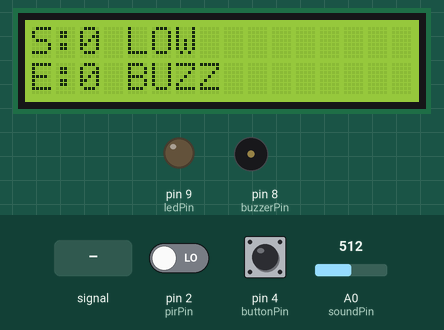
Simulated run of this sketch. Board: Arduino Uno, built with avr-gcc and run on an emulated ATmega328P. On the bench: 16×2 character LCD, output pins drawn as LEDs (lit = HIGH), buzzer (waves = sounding, pin HIGH). Dashed ring = blinking. The inputs (shaded band) are chosen by the test bench; at power-on: pin 4 (buttonPin) HIGH, pin 2 (pirPin) LOW, A0 (soundPin) = 512. What the sketch prints to the serial monitor is not drawn.

Above: at 3.2 s.
3.3 s: A0 (soundPin) fed a 200 Hz sine of ±81 counts around its level
At 4.2 s:
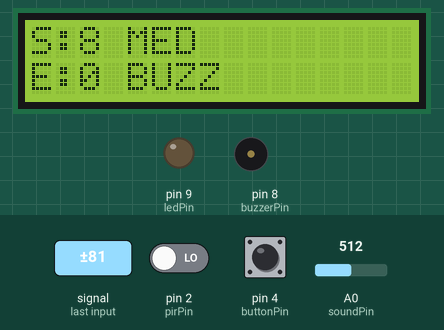
At 4.82 s:
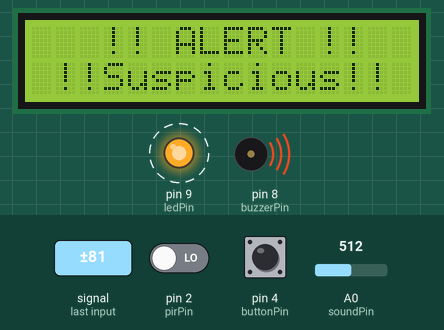
6.3 s: A0 (soundPin) fed a 2 Hz sine of ±306 counts around its level
9.3 s: pin 4 (buttonPin) pulled LOW for 0.15 s
At 10.3 s:
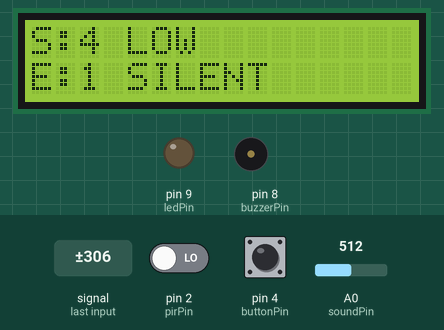
15.4 s: pin 2 (pirPin) driven LOW
Timing chart, 0 to 20.9 s (numbered marks = the images above; inputs shaded):
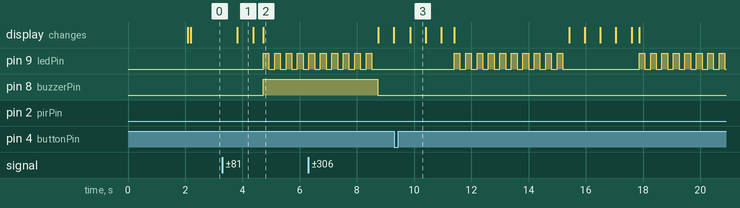

The sketch:

ExamWatchUpgdLv2.ino
```cpp
#include <Wire.h>
#include <LiquidCrystal_I2C.h>

// =====================================================
// EXAMWATCH FINAL ADVANCED VERSION
// Adaptive Whisper Detection + Sensor Fusion
// =====================================================

// ---------------- LCD ----------------
LiquidCrystal_I2C lcd(0x27, 16, 2);

// ---------------- PIN DEFINITIONS ----------------
const int pirPin = 2;
const int soundPin = A0;
const int buzzerPin = 8;
const int ledPin = 9;
const int buttonPin = 4;

// ---------------- SYSTEM VARIABLES ----------------

// Suspicion scoring
int suspicionScore = 0;
int eventCount = 0;

const int ALERT_THRESHOLD = 20;

// Silent mode
bool silentMode = false;

// Motion state
bool motionDetected = false;
unsigned long motionTime = 0;
bool pirWasHigh = false;
unsigned long lastRestingPrint = 0;

// Timing
unsigned long lastDecayTime = 0;
unsigned long lastLCDUpdate = 0;
unsigned long lastBurstTime = 0;

// ---------------- ADAPTIVE AUDIO ANALYSIS ----------------

// Adaptive baseline
float baseline = 400;

// Variance calculation
const int SAMPLE_COUNT = 40;
int samples[SAMPLE_COUNT];

// Detection tuning
const float BASELINE_ALPHA = 0.01;   // baseline adaptation speed
const float VARIANCE_THRESHOLD = 10; // whisper sensitivity
const int BURST_REQUIRED = 3;
int consecutiveWhispers = 0;

// Burst system
int burstCount = 0;

// Timing constants
const unsigned long BURST_WINDOW = 2000;
const unsigned long DECAY_INTERVAL = 3000;
const unsigned long LCD_INTERVAL = 500;
unsigned long lastSerialPrint = 0;

// Score weights
const int SCORE_SOUND = 4;
const float SCORE_MOTION = 0.05;
const int SCORE_COMBINED = 8;

// =====================================================
// SETUP
// =====================================================

void setup() {

  pinMode(pirPin, INPUT);
  pinMode(buzzerPin, OUTPUT);
  pinMode(ledPin, OUTPUT);
  pinMode(buttonPin, INPUT_PULLUP);

  Serial.begin(9600);

  lcd.init();
  lcd.backlight();

  lcd.setCursor(0, 0);
  lcd.print("   ExamWatch");
  lcd.setCursor(0, 1);
  lcd.print("  Initializing");
  delay(2000);

  lcd.clear();
}

// =====================================================
// MAIN LOOP
// =====================================================

void loop() {

  handleButton();

  bool whisperDetected = analyzeSound();

  handleMotion();

  // -------------------------------------------------
  // SENSOR FUSION
  // -------------------------------------------------

  if (whisperDetected) {

    suspicionScore += SCORE_SOUND;

    consecutiveWhispers++;

    Serial.print("Whisper Count: ");
    Serial.println(consecutiveWhispers);

    Serial.println("Whisper Pattern Detected");

    // -------------------------------------------------
    // MOTION + WHISPER
    // -------------------------------------------------

    if (motionDetected) {

      suspicionScore += SCORE_COMBINED;

      Serial.println("Combined Suspicious Activity Detected");

      motionDetected = false;
    }

    // -------------------------------------------------
    // WHISPER ONLY TRIGGER
    // -------------------------------------------------

    if (consecutiveWhispers >= 5) {

      Serial.println("5 CONSECUTIVE WHISPERS DETECTED");

      triggerAlert();

      suspicionScore = 0;

      eventCount++;

      consecutiveWhispers = 0;
    }
}

  // -------------------------------------------------
  // SCORE DECAY
  // -------------------------------------------------

  if (millis() - lastDecayTime > DECAY_INTERVAL) {

    if (suspicionScore > 0) {
      suspicionScore--;
    }

    lastDecayTime = millis();
  }

  // -------------------------------------------------
  // LCD UPDATE
  // -------------------------------------------------

  if (millis() - lastLCDUpdate > LCD_INTERVAL) {

    updateLCD();

    lastLCDUpdate = millis();
  }

  // -------------------------------------------------
  // ALERT CHECK
  // -------------------------------------------------

  if (suspicionScore >= ALERT_THRESHOLD) {

    triggerAlert();

    suspicionScore = 0;

    eventCount++;
  }

  // Reset whisper streak if no burst occurs for long time

if (millis() - lastBurstTime > 7000) {

    consecutiveWhispers = 0;
}

}

// =====================================================
// BUTTON HANDLER
// =====================================================

void handleButton() {

  if (digitalRead(buttonPin) == LOW) {

    silentMode = !silentMode;

    delay(300);
  }
}

// =====================================================
// MOTION DETECTION
// =====================================================

void handleMotion() {

  int pirState = digitalRead(pirPin);

  if (pirState == HIGH) {

    motionDetected = true;

    motionTime = millis();

    suspicionScore += SCORE_MOTION;

    Serial.println("Motion Detected");
  }

  // Motion timeout
  if (millis() - motionTime > 5000) {

    motionDetected = false;
  }

  // ── Resting: only prints if sensor just came down from HIGH ──
    if (pirState == LOW && pirWasHigh) {
        if (millis() - lastRestingPrint > 2000) {
            Serial.println("Sensor Resting");
            lastRestingPrint = millis();
        }

        // stop resting message once cooldown is clearly over
        if (millis() - motionTime > 10000) {
            pirWasHigh = false;
        }
    }
}

// =====================================================
// ADVANCED SOUND ANALYSIS
// =====================================================

bool analyzeSound() {

  // Reset stale bursts FIRST
  if (millis() - lastBurstTime > BURST_WINDOW) {
    burstCount = 0;
  }
  // ... rest of the sampling code

  long sum = 0;

  // -------------------------------------------------
  // SAMPLE COLLECTION
  // -------------------------------------------------

  for (int i = 0; i < SAMPLE_COUNT; i++) {

    samples[i] = analogRead(soundPin);

    sum += samples[i];

    delay(2);
  }

  // -------------------------------------------------
  // MOVING AVERAGE
  // -------------------------------------------------

  float average = (float)sum / SAMPLE_COUNT;

  // -------------------------------------------------
  // ADAPTIVE BASELINE
  // Slowly follows room noise
  // -------------------------------------------------

  baseline =
    (BASELINE_ALPHA * average) +
    ((1.0 - BASELINE_ALPHA) * baseline);

  // -------------------------------------------------
  // VARIANCE / FLUCTUATION ANALYSIS
  // -------------------------------------------------

  float variance = 0;

  for (int i = 0; i < SAMPLE_COUNT; i++) {

    variance += sq(samples[i] - average);
  }

  variance /= SAMPLE_COUNT;

  float stdDeviation = sqrt(variance);

  // -------------------------------------------------
  // DEBUG OUTPUT
  // -------------------------------------------------

  // -------------------------------------------------
// SERIAL OUTPUT EVERY 15 SECONDS
// -------------------------------------------------

if (millis() - lastSerialPrint > 15000) {

  Serial.print("Average: ");
  Serial.print(average);

  Serial.print(" | Baseline: ");
  Serial.print(baseline);

  Serial.print(" | StdDev: ");
  Serial.println(stdDeviation);

  lastSerialPrint = millis();
}

  // -------------------------------------------------
  // WHISPER DETECTION
  // -------------------------------------------------

  // Small fluctuations above ambient noise
  if (
    average > baseline + 5 &&
    stdDeviation > VARIANCE_THRESHOLD &&
    stdDeviation < 120
  ) {

    burstCount++;

    lastBurstTime = millis();

    Serial.println("Audio Burst");
  }

  // -------------------------------------------------
  // BURST VALIDATION
  // -------------------------------------------------

  if (burstCount >= BURST_REQUIRED) {

    burstCount = 0;

    Serial.println("SOUND DETECTED");

    return true;
}

 /* // Reset old bursts
  if (millis() - lastBurstTime > BURST_WINDOW) {

    burstCount = 0;
  }*/

  return false;
}

// =====================================================
// LCD UPDATE
// =====================================================

void updateLCD() {

  lcd.setCursor(0, 0);

  lcd.print("S:");
  lcd.print(suspicionScore);
  lcd.print(" ");

  // Confidence levels
  if (suspicionScore <= 6) {

    lcd.print("LOW ");
  }
  else if (suspicionScore <= 14) {

    lcd.print("MED ");
  }
  else {

    lcd.print("HIGH");
  }

  lcd.print(" ");

  // -------------------------------------------------

  lcd.setCursor(0, 1);

  lcd.print("E:");
  lcd.print(eventCount);

  lcd.print(" ");

  if (silentMode) {

    lcd.print("SILENT ");
  }
  else {

    lcd.print("BUZZ   ");
  }
}

// =====================================================
// ALERT FUNCTION
// =====================================================

void triggerAlert() {

  Serial.println("ALERT TRIGGERED");

  lcd.clear();

  lcd.setCursor(0, 0);
  lcd.print("   !! ALERT !!");

  lcd.setCursor(0, 1);
  lcd.print(" !!Suspicious!!");

  // Buzzer
  if (!silentMode) {

    digitalWrite(buzzerPin, HIGH);
  }

  // LED blinking
  for (int i = 0; i < 10; i++) {

    digitalWrite(ledPin, HIGH);

    delay(200);

    digitalWrite(ledPin, LOW);

    delay(200);
  }

  digitalWrite(buzzerPin, LOW);

  lcd.clear();
}
```

Measured:
- after the input at 3.3 s, pin 9 (ledPin): alternates HIGH for 0.20 s and LOW for 0.20 s, starting after 1.4 s; pin 8 (buzzerPin): LOW → HIGH after 1.4 s; the display: changes after 0.52 s (image 1)
- after the input at 9.3 s, pin 8 (buzzerPin): stays LOW (without the input it goes to HIGH after 2.0 s); the display: changes after 0.57 s (image 3)
- what the display in image 1 shows lasts 0.6 s, from 3.8 s to 4.4 s
- what the display in image 3 shows lasts 0.5 s, from 9.9 s to 10.4 s
